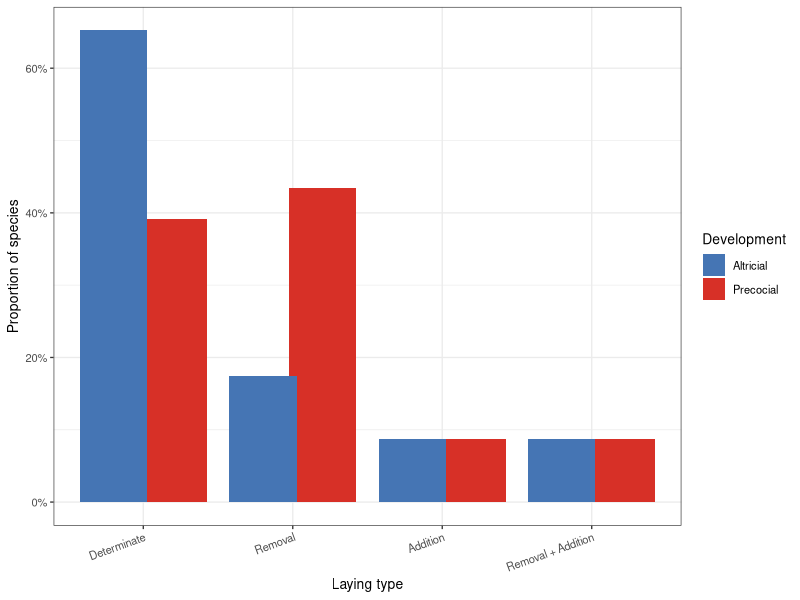
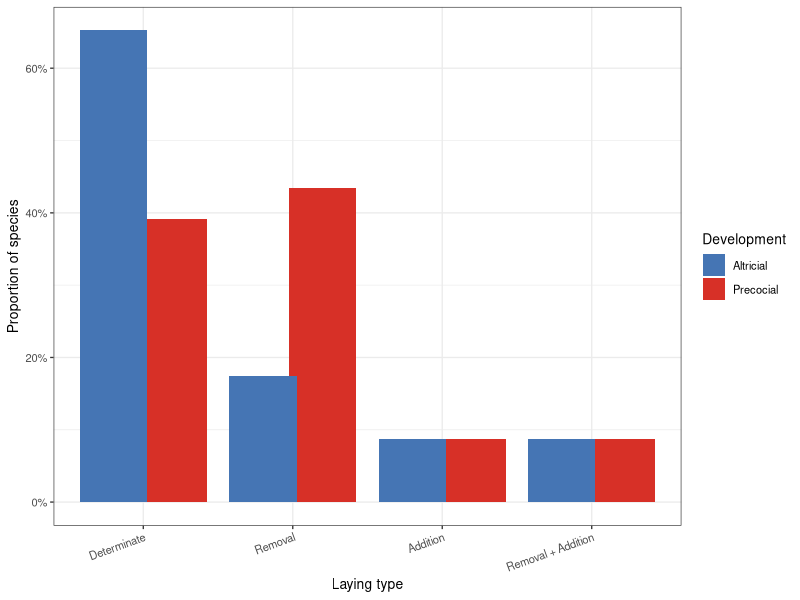
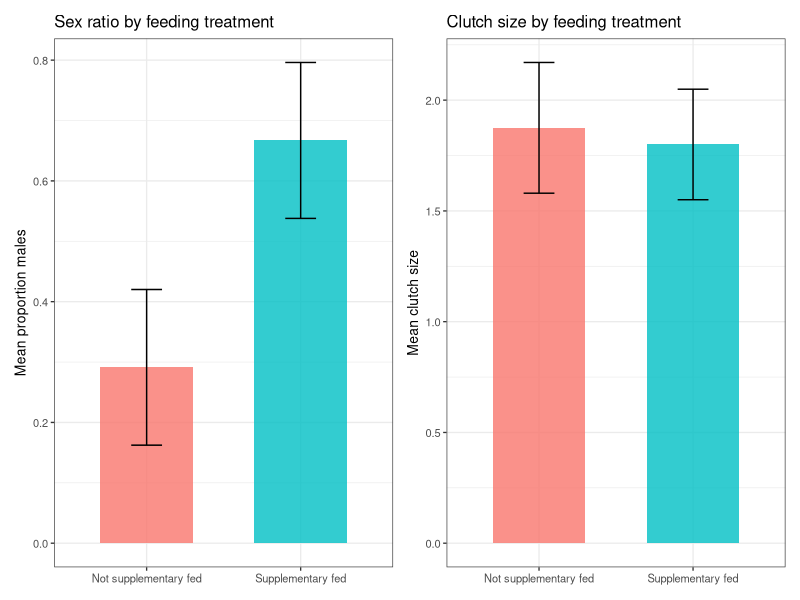

The R source for these figures, in order:
## ---- chunk 1
knitr::opts_chunk$set(echo = FALSE)
## ---- chunk 2

library(ggplot2)
library(dplyr)
library(tidyr)

# Data from Table 2B
data <- tribble(
  ~Development, ~Laying_type, ~Count,
  "Precocial", "Determinate", 9,
  "Precocial", "Removal", 10,
  "Precocial", "Addition", 2,
  "Precocial", "Removal + Addition", 2,
  "Altricial", "Determinate", 15,
  "Altricial", "Removal", 4,
  "Altricial", "Addition", 2,
  "Altricial", "Removal + Addition", 2
)

# Convert to proportions within each developmental category
data_prop <- data %>%
  group_by(Development) %>%
  mutate(Proportion = Count / sum(Count))

# Factor order for consistent display
data_prop$Laying_type <- factor(data_prop$Laying_type,
                                levels = c("Determinate", "Removal", "Addition", "Removal + Addition"))

# Plot proportions
ggplot(data_prop, aes(x = Laying_type, y = Proportion, fill = Development)) +
  geom_bar(stat = "identity", position = position_dodge(width = 0.8)) +
  scale_y_continuous(labels = scales::percent_format()) +
  labs(
    x = "Laying type",
    y = "Proportion of species"
  ) +
  scale_fill_manual(values = c("#4575b4", "#d73027")) +
  theme_bw(base_size = 10) +
  theme(
    legend.position = "right",
    axis.text.x = element_text(angle = 20, hjust = 1)
  )

## ---- chunk 3

library(ggplot2)
library(dplyr)
library(tidyr)

# Data from Table 2B
data <- tribble(
  ~Development, ~Laying_type, ~Count,
  "Precocial", "Determinate", 9,
  "Precocial", "Removal", 10,
  "Precocial", "Addition", 2,
  "Precocial", "Removal + Addition", 2,
  "Altricial", "Determinate", 15,
  "Altricial", "Removal", 4,
  "Altricial", "Addition", 2,
  "Altricial", "Removal + Addition", 2
)

# Convert to proportions within each developmental category
data_prop <- data %>%
  group_by(Development) %>%
  mutate(Proportion = Count / sum(Count))

# Factor order for consistent display
data_prop$Laying_type <- factor(data_prop$Laying_type,
                                levels = c("Determinate", "Removal", "Addition", "Removal + Addition"))

# Plot proportions
ggplot(data_prop, aes(x = Laying_type, y = Proportion, fill = Development)) +
  geom_bar(stat = "identity", position = position_dodge(width = 0.8)) +
  scale_y_continuous(labels = scales::percent_format()) +
  labs(
    x = "Laying type",
    y = "Proportion of species"
  ) +
  scale_fill_manual(values = c("#4575b4", "#d73027")) +
  theme_bw(base_size = 10) +
  theme(
    legend.position = "right",
    axis.text.x = element_text(angle = 20, hjust = 1)
  )

## ---- chunk 4

# Load libraries
library(ggplot2)
library(dplyr)
library(patchwork)  # to arrange plots side by side

# Data extracted from the table
kakapo <- data.frame(
  Feeding = c(rep("Supplementary fed", 10),
              rep("Not supplementary fed", 8)),
  Proportion_males = c(
    1, 1, 0.67, 1, 0.5, 0, 0, 1, 1, 0.5,     # Supplementary fed
    0.33, 0, 0, 0.5, 0, 1, 0, 0.5            # Not supplementary fed
  ),
  Clutch_size = c(
    3, 2, 3, 1, 2, 1, 1, 1, 2, 2,             # Supplementary fed
    3, 3, 1, 2, 2, 1, 1, 2                     # Not supplementary fed
  )
)

# Summarize means and SEs
summary_data <- kakapo %>%
  group_by(Feeding) %>%
  summarise(
    mean_prop = mean(Proportion_males),
    se_prop = sd(Proportion_males) / sqrt(n()),
    mean_clutch = mean(Clutch_size),
    se_clutch = sd(Clutch_size) / sqrt(n())
  )

# Plot 1: Proportion males
p1 <- ggplot(summary_data, aes(x = Feeding, y = mean_prop, fill = Feeding)) +
  geom_col(width = 0.6, alpha = 0.8) +
  geom_errorbar(aes(ymin = mean_prop - se_prop, ymax = mean_prop + se_prop),
                width = 0.2) +
  labs(y = "Mean proportion males", x = NULL,
       title = "Sex ratio by feeding treatment") +
  theme_bw(base_size = 10) +
  theme(legend.position = "none")

# Plot 2: Clutch size
p2 <- ggplot(summary_data, aes(x = Feeding, y = mean_clutch, fill = Feeding)) +
  geom_col(width = 0.6, alpha = 0.8) +
  geom_errorbar(aes(ymin = mean_clutch - se_clutch, ymax = mean_clutch + se_clutch),
                width = 0.2) +
  labs(y = "Mean clutch size", x = NULL,
       title = "Clutch size by feeding treatment") +
  theme_bw(base_size = 10) +
  theme(legend.position = "none")

# Combine side-by-side
p1 + p2
